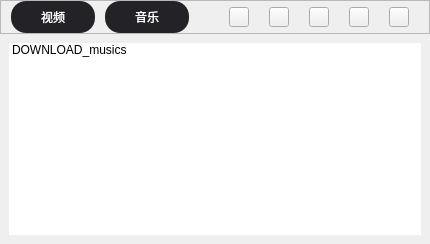
           <widget class="QWidget" name="tab_download">
            <attribute name="title">
             <string>下载</string>
            </attribute>
            <layout class="QVBoxLayout" name="verticalLayout_17">
             <property name="spacing">
              <number>0</number>
             </property>
             <property name="leftMargin">
              <number>0</number>
             </property>
             <property name="topMargin">
              <number>0</number>
             </property>
             <property name="rightMargin">
              <number>0</number>
             </property>
             <property name="bottomMargin">
              <number>0</number>
             </property>
             <item>
              <layout class="QVBoxLayout" name="verticalLayout_14">
               <item>
                <widget class="QFrame" name="frame_download">
                 <property name="frameShape">
                  <enum>QFrame::StyledPanel</enum>
                 </property>
                 <property name="frameShadow">
                  <enum>QFrame::Raised</enum>
                 </property>
                 <layout class="QHBoxLayout" name="horizontalLayout_14">
                  <property name="spacing">
                   <number>0</number>
                  </property>
                  <property name="leftMargin">
                   <number>0</number>
                  </property>
                  <property name="topMargin">
                   <number>0</number>
                  </property>
                  <property name="rightMargin">
                   <number>0</number>
                  </property>
                  <property name="bottomMargin">
                   <number>0</number>
                  </property>
                  <item>
                   <layout class="QHBoxLayout" name="horizontalLayout_15">
                    <item>
                     <spacer name="horizontalSpacer_17">
                      <property name="orientation">
                       <enum>Qt::Horizontal</enum>
                      </property>
                      <property name="sizeType">
                       <enum>QSizePolicy::Fixed</enum>
                      </property>
                      <property name="sizeHint" stdset="0">
                       <size>
                        <width>10</width>
                        <height>20</height>
                       </size>
                      </property>
                     </spacer>
                    </item>
                    <item>
                     <widget class="QPushButton" name="pushButton_down_videos">
                      <property name="minimumSize">
                       <size>
                        <width>84</width>
                        <height>32</height>
                       </size>
                      </property>
                      <property name="styleSheet">
                       <string notr="true">QPushButton
{
background-color:#222227;
border-radius:15px;
color: rgb(253, 253, 253);
font: 23 10pt &quot;Microsoft YaHei&quot;;
}

QPushButton:hover
{
color: rgb(255, 85, 0);
}</string>
                      </property>
                      <property name="text">
                       <string>视频</string>
                      </property>
                     </widget>
                    </item>
                    <item>
                     <spacer name="horizontalSpacer_18">
                      <property name="orientation">
                       <enum>Qt::Horizontal</enum>
                      </property>
                      <property name="sizeType">
                       <enum>QSizePolicy::Fixed</enum>
                      </property>
                      <property name="sizeHint" stdset="0">
                       <size>
                        <width>10</width>
                        <height>20</height>
                       </size>
                      </property>
                     </spacer>
                    </item>
                    <item>
                     <widget class="QPushButton" name="pushButton_down_musics">
                      <property name="minimumSize">
                       <size>
                        <width>84</width>
                        <height>32</height>
                       </size>
                      </property>
                      <property name="maximumSize">
                       <size>
                        <width>16777215</width>
                        <height>36</height>
                       </size>
                      </property>
                      <property name="styleSheet">
                       <string notr="true">QPushButton
{
background-color:#222227;
border-radius:15px;
color: rgb(253, 253, 253);
font: 23 10pt &quot;Microsoft YaHei&quot;;
}

QPushButton:hover
{
color: rgb(255, 85, 0);
}</string>
                      </property>
                      <property name="text">
                       <string>音乐</string>
                      </property>
                     </widget>
                    </item>
                    <item>
                     <spacer name="horizontalSpacer_19">
                      <property name="orientation">
                       <enum>Qt::Horizontal</enum>
                      </property>
                      <property name="sizeHint" stdset="0">
                       <size>
                        <width>40</width>
                        <height>20</height>
                       </size>
                      </property>
                     </spacer>
                    </item>
                    <item>
                     <widget class="QPushButton" name="pushButton_down_open">
                      <property name="minimumSize">
                       <size>
                        <width>20</width>
                        <height>20</height>
                       </size>
                      </property>
                      <property name="maximumSize">
                       <size>
                        <width>20</width>
                        <height>20</height>
                       </size>
                      </property>
                      <property name="styleSheet">
                       <string notr="true">QPushButton
{
border-image: url(:/images/icon/all_openfile.png);
}
QPushButton:hover
{
border-image: url(:/images/icon/all_openfile_hover.png);
}</string>
                      </property>
                      <property name="text">
                       <string/>
                      </property>
                     </widget>
                    </item>
                    <item>
                     <spacer name="horizontalSpacer_23">
                      <property name="orientation">
                       <enum>Qt::Horizontal</enum>
                      </property>
                      <property name="sizeType">
                       <enum>QSizePolicy::Fixed</enum>
                      </property>
                      <property name="sizeHint" stdset="0">
                       <size>
                        <width>20</width>
                        <height>20</height>
                       </size>
                      </property>
                     </spacer>
                    </item>
                    <item>
                     <widget class="QPushButton" name="pushButton_down_set">
                      <property name="minimumSize">
                       <size>
                        <width>20</width>
                        <height>20</height>
                       </size>
                      </property>
                      <property name="maximumSize">
                       <size>
                        <width>20</width>
                        <height>20</height>
                       </size>
                      </property>
                      <property name="styleSheet">
                       <string notr="true">QPushButton
{
border-image: url(:/images/icon/all_set.png);
}
QPushButton:hover
{
border-image: url(:/images/icon/all_set_hover.png);
}</string>
                      </property>
                      <property name="text">
                       <string/>
                      </property>
                     </widget>
                    </item>
                    <item>
                     <spacer name="horizontalSpacer_22">
                      <property name="orientation">
                       <enum>Qt::Horizontal</enum>
                      </property>
                      <property name="sizeType">
                       <enum>QSizePolicy::Fixed</enum>
                      </property>
                      <property name="sizeHint" stdset="0">
                       <size>
                        <width>20</width>
                        <height>20</height>
                       </size>
                      </property>
                     </spacer>
                    </item>
                    <item>
                     <widget class="QPushButton" name="pushButton_down_allstart">
                      <property name="minimumSize">
                       <size>
                        <width>20</width>
                        <height>20</height>
                       </size>
                      </property>
                      <property name="maximumSize">
                       <size>
                        <width>20</width>
                        <height>20</height>
                       </size>
                      </property>
                      <property name="styleSheet">
                       <string notr="true">QPushButton
{
border-image: url(:/images/icon/all_start.png);
}
QPushButton:hover
{
border-image: url(:/images/icon/all_start_hover.png);
}</string>
                      </property>
                      <property name="text">
                       <string/>
                      </property>
                     </widget>
                    </item>
                    <item>
                     <spacer name="horizontalSpacer_20">
                      <property name="orientation">
                       <enum>Qt::Horizontal</enum>
                      </property>
                      <property name="sizeType">
                       <enum>QSizePolicy::Fixed</enum>
                      </property>
                      <property name="sizeHint" stdset="0">
                       <size>
                        <width>20</width>
                        <height>20</height>
                       </size>
                      </property>
                     </spacer>
                    </item>
                    <item>
                     <widget class="QPushButton" name="pushButton_down_allpause">
                      <property name="minimumSize">
                       <size>
                        <width>20</width>
                        <height>20</height>
                       </size>
                      </property>
                      <property name="maximumSize">
                       <size>
                        <width>20</width>
                        <height>20</height>
                       </size>
                      </property>
                      <property name="styleSheet">
                       <string notr="true">QPushButton
{
border-image: url(:/images/icon/all_pause.png);
}
QPushButton:hover
{
border-image: url(:/images/icon/all_pause_hover.png);
}</string>
                      </property>
                      <property name="text">
                       <string/>
                      </property>
                     </widget>
                    </item>
                    <item>
                     <spacer name="horizontalSpacer_24">
                      <property name="orientation">
                       <enum>Qt::Horizontal</enum>
                      </property>
                      <property name="sizeType">
                       <enum>QSizePolicy::Fixed</enum>
                      </property>
                      <property name="sizeHint" stdset="0">
                       <size>
                        <width>20</width>
                        <height>20</height>
                       </size>
                      </property>
                     </spacer>
                    </item>
                    <item>
                     <widget class="QPushButton" name="pushButton_down_alldel">
                      <property name="minimumSize">
                       <size>
                        <width>20</width>
                        <height>20</height>
                       </size>
                      </property>
                      <property name="maximumSize">
                       <size>
                        <width>20</width>
                        <height>20</height>
                       </size>
                      </property>
                      <property name="styleSheet">
                       <string notr="true">QPushButton
{
border-image: url(:/images/icon/all_delete.png);
}
QPushButton:hover
{
border-image: url(:/images/icon/all_delete_hover.png);
}</string>
                      </property>
                      <property name="text">
                       <string/>
                      </property>
                     </widget>
                    </item>
                    <item>
                     <spacer name="horizontalSpacer_21">
                      <property name="orientation">
                       <enum>Qt::Horizontal</enum>
                      </property>
                      <property name="sizeType">
                       <enum>QSizePolicy::Fixed</enum>
                      </property>
                      <property name="sizeHint" stdset="0">
                       <size>
                        <width>20</width>
                        <height>20</height>
                       </size>
                      </property>
                     </spacer>
                    </item>
                   </layout>
                  </item>
                 </layout>
                </widget>
               </item>
               <item>
                <widget class="QStackedWidget" name="stackedWidget_down">
                 <property name="currentIndex">
                  <number>1</number>
                 </property>
                 <widget class="QWidget" name="page_down1">
                  <layout class="QVBoxLayout" name="verticalLayout_15">
                   <item>
                    <widget class="QListWidget" name="listWidget_down_videos">
                     <property name="styleSheet">
                      <string notr="true">QListWidget
{
border:none;
}
QListWidget::item
{

}

QListWidget::item:hover
{

}</string>
                     </property>
                     <item>
                      <property name="text">
                       <string>DOWNLOAD_VIDEOS</string>
                      </property>
                     </item>
                    </widget>
                   </item>
                  </layout>
                 </widget>
                 <widget class="QWidget" name="page_down2">
                  <layout class="QVBoxLayout" name="verticalLayout_16">
                   <item>
                    <widget class="QListWidget" name="listWidget_down_musics">
                     <property name="styleSheet">
                      <string notr="true">QListWidget
{
border:none;
}
QListWidget::item
{

}

QListWidget::item:hover
{

}</string>
                     </property>
                     <item>
                      <property name="text">
                       <string>DOWNLOAD_musics</string>
                      </property>
                     </item>
                    </widget>
                   </item>
                  </layout>
                 </widget>
                </widget>
               </item>
              </layout>
             </item>
            </layout>
           </widget>
